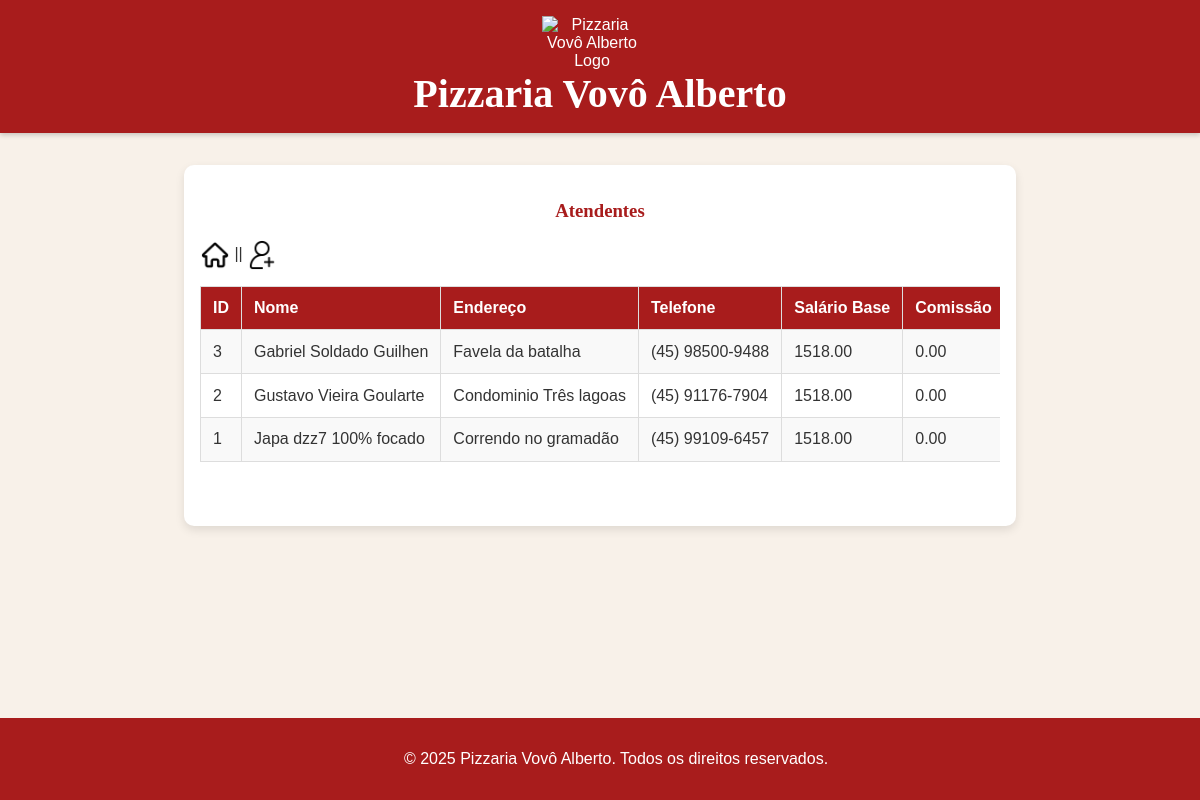
Page /view/atendentes/listarAtendentes.php on the committed database.
### tables this page shows
CREATE TABLE atendente (
    id INT AUTO_INCREMENT NOT NULL,
    nome VARCHAR(50) NOT NULL,
    endereco VARCHAR(100) NOT NULL,
    telefone VARCHAR(50) NOT NULL,
    salarioBase DECIMAL(10,2) NOT NULL,
    comissao DECIMAL(10,2) DEFAULT 0,
    CONSTRAINT pk_atendente PRIMARY KEY (id)
);

### util/Connection.php (called while the page is built, shortened)
<?php
class Connection {
    private static $conn = null;
    public static function getConnection() {
        if(self::$conn == null) {
            try {
                $opcoes = array(
                    PDO::MYSQL_ATTR_INIT_COMMAND => "SET NAMES utf8",
                    PDO::ATTR_ERRMODE => PDO::ERRMODE_EXCEPTION,
                    PDO::ATTR_DEFAULT_FETCH_MODE => PDO::FETCH_ASSOC);
                $strConn = "mysql:host=" . DB_HOST . ";dbname=" . DB_NAME;
                self::$conn = new PDO($strConn, DB_USER, DB_PASSWORD, $opcoes);
            } catch(PDOException $e) {
                echo "Erro ao conectar na base de dados.<br>";
                print_r($e);
            }
        }
        return self::$conn;
    }
}

### controller/AtendenteController.php (called while the page is built, shortened)
<?php
require_once(__DIR__ . '/../model/Atendente.php');
require_once(__DIR__ . '/../dao/AtendenteDAO.php');
class AtendenteController {
    private ?AtendenteDAO $atendenteDAO;
    public function __construct(){
        $this->atendenteDAO = new AtendenteDAO();
    }
    public function listar(){
        return $this->atendenteDAO->listar();
    }
}
?>

### dao/AtendenteDAO.php (called while the page is built, shortened)
<?php
require_once(__DIR__ . '/../util/Connection.php');
require_once(__DIR__ . '/../model/Atendente.php');
class AtendenteDAO {
    private PDO $conexao;
    public function __construct() {
        $this->conexao = Connection::getConnection();
    }
    public function listar() {
        $sql = "SELECT * FROM atendente ORDER BY nome";
        $stm = $this->conexao->prepare($sql);
        $stm->execute();
        $resultado = $stm->fetchAll(PDO::FETCH_ASSOC);
        return $this->map($resultado);
    }
    public function map($resultado) {
        $atendentes = [];
        foreach ($resultado as $r) {
            $atendente = new Atendente();
            $atendente->setId($r['id']);
            $atendente->setNome($r['nome']);
            $atendente->setEndereco($r['endereco']);
            $atendente->setTelefone($r['telefone']);
            $atendente->setSalarioBase($r['salarioBase']);
            $atendente->setComissao($r['comissao']);
            $atendentes[] = $atendente;
        }
        return $atendentes;
    }
}
?>

### model/Atendente.php (called while the page is built)
    <?php
class Atendente {
    private $id;
    private $nome;
    private $endereco;
    private $telefone;
    private $salarioBase;
    private $comissao;
    function getId(){
        return $this->id;
    }
    function setId($id){
        $this->id=$id;
    }
    function getNome(){
        return $this->nome;
    }
    function setNome($nome){
        $this->nome=$nome;
    }
    function getEndereco(){
        return $this->endereco;
    }
    function setEndereco($endereco){
        $this->endereco=$endereco;
    }
    function getTelefone(){
        return $this->telefone;
    }
    function setTelefone($telefone){
        $this->telefone=$telefone;
    }
    function getSalarioBase(){
        return $this->salarioBase;
    }
    function setSalarioBase($salarioBase){
        $this->salarioBase=$salarioBase;
    }
    function getComissao(){
        return $this->comissao;
    }
    function setComissao($comissao){
        $this->comissao=$comissao;
    }
}
?>

### view/atendentes/listarAtendentes.php (the view, shortened to what this page needs)
<?php
require_once(__DIR__ . "/../../controller/AtendenteController.php");
require_once(__DIR__ . "/../include/header.php");
$atendenteCont = new AtendenteController();
$lista = $atendenteCont->listar();
?>
<?php include_once(__DIR__ . "/../include/header.php");?>
        <h3>Atendentes</h3>
        <div>
            <a href="../../index.php"><img src="../../img/botao-de-inicio.png" alt="Inicio"></a>
            ||
            <a href="formAtendente.php"><img src="../../img/adicionar-usuario.png" alt="criarAtendente"></a>
        </div>
        <div class="table-container">
            <table>
                <tr>
                    <th>ID</th>
                    <th>Nome</th>
                    <th>Endereço</th>
                    <th>Telefone</th>
                    <th>Salário Base</th>
                    <th>Comissão</th>
                </tr>
                <?php foreach ($lista as $atendente): ?>
                    <tr>
                        <td><?= htmlspecialchars($atendente->getId()) ?></td>
                        <td><?= htmlspecialchars($atendente->getNome()) ?></td>
                        <td><?= htmlspecialchars($atendente->getEndereco()) ?></td>
                        <td><?= htmlspecialchars($atendente->getTelefone()) ?></td>
                        <td><?= htmlspecialchars($atendente->getSalarioBase()) ?></td>
                        <td><?= htmlspecialchars($atendente->getComissao()) ?></td>
                    </tr>
                <?php endforeach; ?>
            </table>
        </div>
    </main>
</body>
<?php include_once(__DIR__ . "/../include/footer.php"); ?>

### css/styles.css (style rules this page uses)
body { font-family: 'Arial', sans-serif; background-color: #f8f1e9; margin: 0; padding: 0; background-image: url('https://www.transparenttextures.com/patterns/pizza.png'); background-size: cover; color: #333; }
h3 { color: #a81c1c; font-family: 'Georgia', serif; text-align: center; }
.table-container { overflow-x: auto; margin-top: 1rem; }
table { width: 100%; min-width: 800px; border-collapse: collapse; }
th, td { padding: 0.75rem; text-align: left; border: 1px solid #ddd; white-space: nowrap; overflow: hidden; text-overflow: ellipsis; }
th { background-color: #a81c1c; color: #fff; }
tr:nth-child(even) { background-color: #f9f9f9; }
img { max-width: 30px; vertical-align: middle; }
a { color: #2e7d32; text-decoration: none; }

### rows in the picture
atendente: id "3", nome "Gabriel Soldado Guilhen", endereco "Favela da batalha", telefone "(45) 98500-9488", salarioBase "1518.00", comissao "0.00"
atendente: id "2", nome "Gustavo Vieira Goularte", endereco "Condominio Três lagoas", telefone "(45) 91176-7904", salarioBase "1518.00", comissao "0.00"
atendente: id "1", nome "Japa dzz7 100% focado", endereco "Correndo no gramadão", telefone "(45) 99109-6457", salarioBase "1518.00", comissao "0.00"
